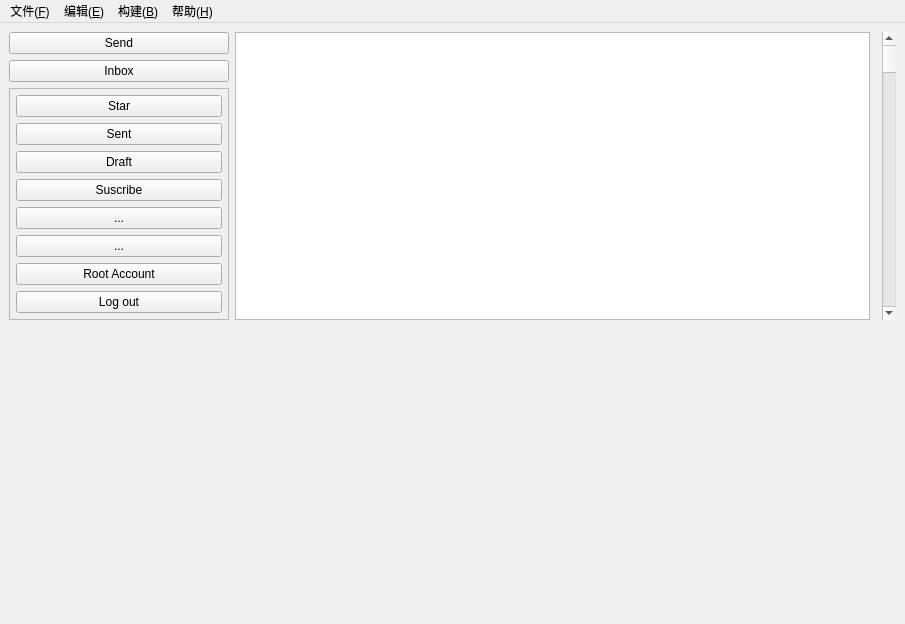
<?xml version="1.0" encoding="UTF-8"?>
<ui version="4.0">
 <class>MainWindow</class>
 <widget class="QMainWindow" name="MainWindow">
  <property name="geometry">
   <rect>
    <x>0</x>
    <y>0</y>
    <width>905</width>
    <height>624</height>
   </rect>
  </property>
  <property name="windowTitle">
   <string>MainWindow</string>
  </property>
  <widget class="QWidget" name="centralwidget">
   <layout class="QGridLayout" name="gridLayout_7">
    <item row="0" column="1" rowspan="2">
     <widget class="QListView" name="listView"/>
    </item>
    <item row="1" column="0">
     <widget class="QFrame" name="frameColor">
      <property name="sizePolicy">
       <sizepolicy hsizetype="Fixed" vsizetype="Preferred">
        <horstretch>0</horstretch>
        <verstretch>0</verstretch>
       </sizepolicy>
      </property>
      <property name="minimumSize">
       <size>
        <width>220</width>
        <height>0</height>
       </size>
      </property>
      <property name="maximumSize">
       <size>
        <width>220</width>
        <height>16777215</height>
       </size>
      </property>
      <property name="frameShape">
       <enum>QFrame::StyledPanel</enum>
      </property>
      <property name="frameShadow">
       <enum>QFrame::Raised</enum>
      </property>
      <layout class="QGridLayout" name="gridLayout_3">
       <property name="leftMargin">
        <number>6</number>
       </property>
       <property name="topMargin">
        <number>6</number>
       </property>
       <property name="rightMargin">
        <number>6</number>
       </property>
       <property name="bottomMargin">
        <number>6</number>
       </property>
       <item row="6" column="0">
        <widget class="QPushButton" name="btnDarkColorEnd">
         <property name="text">
          <string>Root Account</string>
         </property>
        </widget>
       </item>
       <item row="7" column="0">
        <widget class="QPushButton" name="btnHighColor">
         <property name="text">
          <string>Log out</string>
         </property>
        </widget>
       </item>
       <item row="4" column="0">
        <widget class="QPushButton" name="btnNormalColorEnd">
         <property name="text">
          <string>...</string>
         </property>
        </widget>
       </item>
       <item row="1" column="0">
        <widget class="QPushButton" name="btnPanelColor">
         <property name="text">
          <string>Sent</string>
         </property>
        </widget>
       </item>
       <item row="2" column="0">
        <widget class="QPushButton" name="btnBorderColor">
         <property name="text">
          <string>Draft</string>
         </property>
        </widget>
       </item>
       <item row="3" column="0">
        <widget class="QPushButton" name="btnNormalColorStart">
         <property name="text">
          <string>Suscribe</string>
         </property>
        </widget>
       </item>
       <item row="5" column="0">
        <widget class="QPushButton" name="btnDarkColorStart">
         <property name="text">
          <string>...</string>
         </property>
        </widget>
       </item>
       <item row="0" column="0">
        <widget class="QPushButton" name="btnTextColor">
         <property name="text">
          <string>Star</string>
         </property>
        </widget>
       </item>
      </layout>
     </widget>
    </item>
    <item row="0" column="0">
     <layout class="QGridLayout" name="gridLayout">
      <item row="2" column="0">
       <widget class="QPushButton" name="btnOpen">
        <property name="text">
         <string>Inbox</string>
        </property>
       </widget>
      </item>
      <item row="1" column="0">
       <widget class="QPushButton" name="btnNew">
        <property name="text">
         <string>Send</string>
        </property>
       </widget>
      </item>
     </layout>
    </item>
    <item row="0" column="3" rowspan="2">
     <widget class="QScrollBar" name="verticalScrollBar_2">
      <property name="orientation">
       <enum>Qt::Vertical</enum>
      </property>
     </widget>
    </item>
    <item row="3" column="0" colspan="3">
     <widget class="QStackedWidget" name="stackedWidget_2">
      <widget class="QWidget" name="stackedWidgetPage1">
       <layout class="QVBoxLayout" name="verticalLayout"/>
      </widget>
      <widget class="QWidget" name="stackedWidgetPage2">
       <layout class="QHBoxLayout" name="horizontalLayout">
        <item>
         <widget class="QTableWidget" name="tableWidget"/>
        </item>
       </layout>
      </widget>
      <widget class="QWidget" name="stackedWidgetPage3">
       <layout class="QHBoxLayout" name="horizontalLayout_7">
        <item>
         <widget class="QWidget" name="widgetLeft" native="true">
          <property name="minimumSize">
           <size>
            <width>80</width>
            <height>0</height>
           </size>
          </property>
          <layout class="QVBoxLayout" name="verticalLayout_2">
           <property name="spacing">
            <number>0</number>
           </property>
           <property name="leftMargin">
            <number>0</number>
           </property>
           <property name="topMargin">
            <number>0</number>
           </property>
           <property name="rightMargin">
            <number>0</number>
           </property>
           <property name="bottomMargin">
            <number>0</number>
           </property>
           <item>
            <widget class="QPushButton" name="btn1">
             <property name="text">
              <string>菜单1</string>
             </property>
             <property name="checked">
              <bool>false</bool>
             </property>
            </widget>
           </item>
           <item>
            <widget class="QPushButton" name="btn2">
             <property name="text">
              <string>菜单2</string>
             </property>
            </widget>
           </item>
           <item>
            <widget class="QPushButton" name="btn3">
             <property name="text">
              <string>菜单3</string>
             </property>
            </widget>
           </item>
           <item>
            <spacer name="verticalSpacer">
             <property name="orientation">
              <enum>Qt::Vertical</enum>
             </property>
             <property name="sizeHint" stdset="0">
              <size>
               <width>20</width>
               <height>222</height>
              </size>
             </property>
            </spacer>
           </item>
          </layout>
         </widget>
        </item>
        <item>
         <widget class="QStackedWidget" name="stackedWidget">
          <property name="currentIndex">
           <number>0</number>
          </property>
          <widget class="QWidget" name="page1">
           <layout class="QVBoxLayout" name="verticalLayout_4">
            <item>
             <widget class="QWidget" name="widgetTop" native="true">
              <layout class="QHBoxLayout" name="horizontalLayout_2">
               <property name="spacing">
                <number>0</number>
               </property>
               <property name="leftMargin">
                <number>0</number>
               </property>
               <property name="topMargin">
                <number>0</number>
               </property>
               <property name="rightMargin">
                <number>0</number>
               </property>
               <property name="bottomMargin">
                <number>0</number>
               </property>
               <item>
                <widget class="QToolButton" name="tbtn1">
                 <property name="sizePolicy">
                  <sizepolicy hsizetype="Expanding" vsizetype="Expanding">
                   <horstretch>0</horstretch>
                   <verstretch>0</verstretch>
                  </sizepolicy>
                 </property>
                 <property name="text">
                  <string>主界面</string>
                 </property>
                </widget>
               </item>
               <item>
                <widget class="QToolButton" name="tbtn2">
                 <property name="sizePolicy">
                  <sizepolicy hsizetype="Expanding" vsizetype="Expanding">
                   <horstretch>0</horstretch>
                   <verstretch>0</verstretch>
                  </sizepolicy>
                 </property>
                 <property name="text">
                  <string>警情查询</string>
                 </property>
                </widget>
               </item>
               <item>
                <widget class="QToolButton" name="tbtn3">
                 <property name="sizePolicy">
                  <sizepolicy hsizetype="Expanding" vsizetype="Expanding">
                   <horstretch>0</horstretch>
                   <verstretch>0</verstretch>
                  </sizepolicy>
                 </property>
                 <property name="text">
                  <string>系统设置</string>
                 </property>
                </widget>
               </item>
              </layout>
             </widget>
            </item>
            <item>
             <widget class="QWidget" name="widget" native="true">
              <property name="sizePolicy">
               <sizepolicy hsizetype="Preferred" vsizetype="Expanding">
                <horstretch>0</horstretch>
                <verstretch>0</verstretch>
               </sizepolicy>
              </property>
             </widget>
            </item>
            <item>
             <widget class="QWidget" name="widgetBottom" native="true">
              <property name="maximumSize">
               <size>
                <width>16777215</width>
                <height>30</height>
               </size>
              </property>
              <layout class="QHBoxLayout" name="horizontalLayout_3">
               <item>
                <widget class="QLabel" name="lab1">
                 <property name="text">
                  <string>欢迎使用软件</string>
                 </property>
                </widget>
               </item>
               <item>
                <widget class="Line" name="line1">
                 <property name="maximumSize">
                  <size>
                   <width>1</width>
                   <height>16777215</height>
                  </size>
                 </property>
                 <property name="orientation">
                  <enum>Qt::Vertical</enum>
                 </property>
                </widget>
               </item>
               <item>
                <widget class="QLabel" name="lab2">
                 <property name="text">
                  <string>当前用户【admin】</string>
                 </property>
                </widget>
               </item>
               <item>
                <widget class="Line" name="line2">
                 <property name="maximumSize">
                  <size>
                   <width>1</width>
                   <height>16777215</height>
                  </size>
                 </property>
                 <property name="orientation">
                  <enum>Qt::Vertical</enum>
                 </property>
                </widget>
               </item>
               <item>
                <widget class="QLabel" name="lab3">
                 <property name="text">
                  <string>已运行: 0天0时0分0秒</string>
                 </property>
                </widget>
               </item>
               <item>
                <widget class="Line" name="line3">
                 <property name="maximumSize">
                  <size>
                   <width>1</width>
                   <height>16777215</height>
                  </size>
                 </property>
                 <property name="orientation">
                  <enum>Qt::Vertical</enum>
                 </property>
                </widget>
               </item>
               <item>
                <widget class="QLabel" name="lab4">
                 <property name="sizePolicy">
                  <sizepolicy hsizetype="Expanding" vsizetype="Preferred">
                   <horstretch>0</horstretch>
                   <verstretch>0</verstretch>
                  </sizepolicy>
                 </property>
                 <property name="text">
                  <string>当前时间: 2017年12月1日 12:00:00</string>
                 </property>
                </widget>
               </item>
              </layout>
             </widget>
            </item>
           </layout>
          </widget>
          <widget class="QWidget" name="page2"/>
          <widget class="QWidget" name="page3"/>
         </widget>
        </item>
        <item>
         <widget class="QSlider" name="verticalSlider">
          <property name="orientation">
           <enum>Qt::Vertical</enum>
          </property>
         </widget>
        </item>
        <item>
         <widget class="QScrollBar" name="verticalScrollBar">
          <property name="orientation">
           <enum>Qt::Vertical</enum>
          </property>
         </widget>
        </item>
       </layout>
      </widget>
      <widget class="QWidget" name="stackedWidgetPage4">
       <layout class="QHBoxLayout" name="horizontalLayout_4">
        <item>
         <widget class="QTreeWidget" name="treeWidget">
          <column>
           <property name="text">
            <string notr="true">1</string>
           </property>
          </column>
         </widget>
        </item>
        <item>
         <widget class="QListWidget" name="listWidget"/>
        </item>
       </layout>
      </widget>
      <widget class="QWidget" name="stackedWidgetPage5">
       <layout class="QHBoxLayout" name="horizontalLayout_5">
        <item>
         <widget class="QCalendarWidget" name="calendarWidget1"/>
        </item>
        <item>
         <widget class="QCalendarWidget" name="calendarWidget2">
          <property name="gridVisible">
           <bool>true</bool>
          </property>
         </widget>
        </item>
       </layout>
      </widget>
      <widget class="QWidget" name="stackedWidgetPage6">
       <layout class="QHBoxLayout" name="horizontalLayout_6">
        <item>
         <widget class="QTabWidget" name="tabWidget_2">
          <property name="tabPosition">
           <enum>QTabWidget::West</enum>
          </property>
          <property name="currentIndex">
           <number>2</number>
          </property>
          <widget class="QWidget" name="tab">
           <attribute name="title">
            <string>效果预览</string>
           </attribute>
          </widget>
          <widget class="QWidget" name="tab_7">
           <attribute name="title">
            <string>效果预览</string>
           </attribute>
          </widget>
          <widget class="QWidget" name="tab_2">
           <attribute name="title">
            <string>效果预览</string>
           </attribute>
          </widget>
         </widget>
        </item>
        <item>
         <widget class="QTabWidget" name="tabWidget_3">
          <property name="tabPosition">
           <enum>QTabWidget::South</enum>
          </property>
          <property name="currentIndex">
           <number>0</number>
          </property>
          <widget class="QWidget" name="tab_3">
           <attribute name="title">
            <string>效果预览</string>
           </attribute>
          </widget>
          <widget class="QWidget" name="tab_8">
           <attribute name="title">
            <string>效果预览</string>
           </attribute>
          </widget>
          <widget class="QWidget" name="tab_4">
           <attribute name="title">
            <string>效果预览</string>
           </attribute>
          </widget>
         </widget>
        </item>
        <item>
         <widget class="QTabWidget" name="tabWidget_4">
          <property name="tabPosition">
           <enum>QTabWidget::East</enum>
          </property>
          <property name="currentIndex">
           <number>2</number>
          </property>
          <widget class="QWidget" name="tab_5">
           <attribute name="title">
            <string>效果预览</string>
           </attribute>
          </widget>
          <widget class="QWidget" name="tab_9">
           <attribute name="title">
            <string>效果预览</string>
           </attribute>
          </widget>
          <widget class="QWidget" name="tab_6">
           <attribute name="title">
            <string>效果预览</string>
           </attribute>
          </widget>
         </widget>
        </item>
       </layout>
      </widget>
      <widget class="QWidget" name="stackedWidgetPage7">
       <layout class="QVBoxLayout" name="verticalLayout_3">
        <property name="leftMargin">
         <number>3</number>
        </property>
        <property name="topMargin">
         <number>3</number>
        </property>
        <property name="rightMargin">
         <number>3</number>
        </property>
        <property name="bottomMargin">
         <number>3</number>
        </property>
        <item>
         <widget class="QWidget" name="widgetPanel" native="true"/>
        </item>
       </layout>
      </widget>
      <widget class="QWidget" name="stackedWidgetPage8">
       <layout class="QVBoxLayout" name="verticalLayout_5">
        <property name="leftMargin">
         <number>3</number>
        </property>
        <property name="topMargin">
         <number>3</number>
        </property>
        <property name="rightMargin">
         <number>3</number>
        </property>
        <property name="bottomMargin">
         <number>3</number>
        </property>
        <item>
         <widget class="QWidget" name="widgetFontPanel" native="true"/>
        </item>
       </layout>
      </widget>
      <widget class="QWidget" name="stackedWidgetPage9">
       <layout class="QGridLayout" name="gridLayout_4">
        <item row="0" column="0">
         <widget class="QPushButton" name="btnUIDemo1">
          <property name="sizePolicy">
           <sizepolicy hsizetype="Minimum" vsizetype="Expanding">
            <horstretch>0</horstretch>
            <verstretch>0</verstretch>
           </sizepolicy>
          </property>
          <property name="text">
           <string>界面1</string>
          </property>
         </widget>
        </item>
        <item row="0" column="1">
         <widget class="QPushButton" name="btnUIDemo2">
          <property name="sizePolicy">
           <sizepolicy hsizetype="Minimum" vsizetype="Expanding">
            <horstretch>0</horstretch>
            <verstretch>0</verstretch>
           </sizepolicy>
          </property>
          <property name="text">
           <string>界面2</string>
          </property>
         </widget>
        </item>
        <item row="0" column="2">
         <widget class="QPushButton" name="btnUIDemo3">
          <property name="sizePolicy">
           <sizepolicy hsizetype="Minimum" vsizetype="Expanding">
            <horstretch>0</horstretch>
            <verstretch>0</verstretch>
           </sizepolicy>
          </property>
          <property name="text">
           <string>界面3</string>
          </property>
         </widget>
        </item>
        <item row="0" column="3">
         <widget class="QPushButton" name="btnUIDemo4">
          <property name="sizePolicy">
           <sizepolicy hsizetype="Minimum" vsizetype="Expanding">
            <horstretch>0</horstretch>
            <verstretch>0</verstretch>
           </sizepolicy>
          </property>
          <property name="text">
           <string>界面4</string>
          </property>
         </widget>
        </item>
        <item row="1" column="0">
         <widget class="QPushButton" name="btnUIDemo5">
          <property name="sizePolicy">
           <sizepolicy hsizetype="Minimum" vsizetype="Expanding">
            <horstretch>0</horstretch>
            <verstretch>0</verstretch>
           </sizepolicy>
          </property>
          <property name="text">
           <string>界面5</string>
          </property>
         </widget>
        </item>
        <item row="1" column="1">
         <widget class="QPushButton" name="btnUIDemo6">
          <property name="sizePolicy">
           <sizepolicy hsizetype="Minimum" vsizetype="Expanding">
            <horstretch>0</horstretch>
            <verstretch>0</verstretch>
           </sizepolicy>
          </property>
          <property name="text">
           <string>界面6</string>
          </property>
         </widget>
        </item>
        <item row="1" column="2">
         <widget class="QPushButton" name="btnUIDemo7">
          <property name="sizePolicy">
           <sizepolicy hsizetype="Minimum" vsizetype="Expanding">
            <horstretch>0</horstretch>
            <verstretch>0</verstretch>
           </sizepolicy>
          </property>
          <property name="text">
           <string>界面7</string>
          </property>
         </widget>
        </item>
        <item row="1" column="3">
         <widget class="QPushButton" name="btnUIDemo8">
          <property name="sizePolicy">
           <sizepolicy hsizetype="Minimum" vsizetype="Expanding">
            <horstretch>0</horstretch>
            <verstretch>0</verstretch>
           </sizepolicy>
          </property>
          <property name="text">
           <string>界面8</string>
          </property>
         </widget>
        </item>
       </layout>
      </widget>
      <widget class="QWidget" name="stackedWidgetPage10">
       <layout class="QVBoxLayout" name="verticalLayout_6">
        <item>
         <widget class="QWidget" name="widgetVideo" native="true">
          <layout class="QGridLayout" name="gridLayout_5">
           <property name="leftMargin">
            <number>0</number>
           </property>
           <property name="topMargin">
            <number>0</number>
           </property>
           <property name="rightMargin">
            <number>0</number>
           </property>
           <property name="bottomMargin">
            <number>0</number>
           </property>
           <item row="0" column="0">
            <widget class="QLabel" name="labCh1">
             <property name="text">
              <string>通道1</string>
             </property>
             <property name="alignment">
              <set>Qt::AlignCenter</set>
             </property>
            </widget>
           </item>
           <item row="0" column="1">
            <widget class="QLabel" name="labCh2">
             <property name="text">
              <string>通道2</string>
             </property>
             <property name="alignment">
              <set>Qt::AlignCenter</set>
             </property>
            </widget>
           </item>
           <item row="0" column="2">
            <widget class="QLabel" name="labCh3">
             <property name="text">
              <string>通道3</string>
             </property>
             <property name="alignment">
              <set>Qt::AlignCenter</set>
             </property>
            </widget>
           </item>
           <item row="0" column="3">
            <widget class="QLabel" name="labCh4">
             <property name="text">
              <string>通道4</string>
             </property>
             <property name="alignment">
              <set>Qt::AlignCenter</set>
             </property>
            </widget>
           </item>
           <item row="0" column="4">
            <widget class="QLabel" name="labCh5">
             <property name="text">
              <string>通道5</string>
             </property>
             <property name="alignment">
              <set>Qt::AlignCenter</set>
             </property>
            </widget>
           </item>
           <item row="1" column="0">
            <widget class="QLabel" name="labCh6">
             <property name="text">
              <string>通道6</string>
             </property>
             <property name="alignment">
              <set>Qt::AlignCenter</set>
             </property>
            </widget>
           </item>
           <item row="1" column="1">
            <widget class="QLabel" name="labCh7">
             <property name="text">
              <string>通道7</string>
             </property>
             <property name="alignment">
              <set>Qt::AlignCenter</set>
             </property>
            </widget>
           </item>
           <item row="1" column="2">
            <widget class="QLabel" name="labCh8">
             <property name="text">
              <string>通道8</string>
             </property>
             <property name="alignment">
              <set>Qt::AlignCenter</set>
             </property>
            </widget>
           </item>
           <item row="1" column="3">
            <widget class="QLabel" name="labCh9">
             <property name="text">
              <string>通道9</string>
             </property>
             <property name="alignment">
              <set>Qt::AlignCenter</set>
             </property>
            </widget>
           </item>
           <item row="1" column="4">
            <widget class="QLabel" name="labCh10">
             <property name="text">
              <string>通道10</string>
             </property>
             <property name="alignment">
              <set>Qt::AlignCenter</set>
             </property>
            </widget>
           </item>
          </layout>
         </widget>
        </item>
       </layout>
      </widget>
     </widget>
    </item>
   </layout>
  </widget>
  <widget class="QMenuBar" name="menubar">
   <property name="geometry">
    <rect>
     <x>0</x>
     <y>0</y>
     <width>905</width>
     <height>22</height>
    </rect>
   </property>
   <widget class="QMenu" name="menu_F">
    <property name="title">
     <string>文件(&amp;F)</string>
    </property>
    <addaction name="action"/>
    <addaction name="action_O"/>
    <addaction name="separator"/>
    <addaction name="action_S"/>
    <addaction name="action_C"/>
   </widget>
   <widget class="QMenu" name="menu_E">
    <property name="title">
     <string>编辑(&amp;E)</string>
    </property>
    <addaction name="action_X"/>
    <addaction name="action_C_2"/>
    <addaction name="action_V"/>
   </widget>
   <widget class="QMenu" name="menu_B">
    <property name="title">
     <string>构建(&amp;B)</string>
    </property>
    <addaction name="actionGouj"/>
   </widget>
   <widget class="QMenu" name="menu_H">
    <property name="title">
     <string>帮助(&amp;H)</string>
    </property>
    <addaction name="action_T"/>
    <addaction name="action_A"/>
   </widget>
   <addaction name="menu_F"/>
   <addaction name="menu_E"/>
   <addaction name="menu_B"/>
   <addaction name="menu_H"/>
  </widget>
  <action name="action">
   <property name="text">
    <string>新建文件(&amp;N)</string>
   </property>
  </action>
  <action name="action_O">
   <property name="text">
    <string>打开文件(&amp;O)</string>
   </property>
  </action>
  <action name="action_S">
   <property name="text">
    <string>保存文件(&amp;S) </string>
   </property>
  </action>
  <action name="action_C">
   <property name="text">
    <string>关闭退出(&amp;C)</string>
   </property>
  </action>
  <action name="action_X">
   <property name="text">
    <string>剪切(&amp;X) </string>
   </property>
  </action>
  <action name="action_C_2">
   <property name="text">
    <string>复制(&amp;C)</string>
   </property>
  </action>
  <action name="action_V">
   <property name="text">
    <string>粘贴(&amp;V)</string>
   </property>
  </action>
  <action name="actionGouj">
   <property name="text">
    <string>构建项目(&amp;B)</string>
   </property>
  </action>
  <action name="action_T">
   <property name="text">
    <string>帮助文档(&amp;T)</string>
   </property>
  </action>
  <action name="action_A">
   <property name="text">
    <string>关于(&amp;A)</string>
   </property>
  </action>
 </widget>
 <resources/>
 <connections>
  <connection>
   <sender>btnNew</sender>
   <signal>clicked()</signal>
   <receiver>MainWindow</receiver>
   <slot>MainClickedSend()</slot>
   <hints>
    <hint type="sourcelabel">
     <x>111</x>
     <y>51</y>
    </hint>
    <hint type="destinationlabel">
     <x>228</x>
     <y>271</y>
    </hint>
   </hints>
  </connection>
  <connection>
   <sender>btnHighColor</sender>
   <signal>clicked()</signal>
   <receiver>MainWindow</receiver>
   <slot>MainClickedLogout()</slot>
   <hints>
    <hint type="sourcelabel">
     <x>110</x>
     <y>375</y>
    </hint>
    <hint type="destinationlabel">
     <x>234</x>
     <y>356</y>
    </hint>
   </hints>
  </connection>
  <connection>
   <sender>btnDarkColorEnd</sender>
   <signal>clicked()</signal>
   <receiver>MainWindow</receiver>
   <slot>MainClickedRoot()</slot>
   <hints>
    <hint type="sourcelabel">
     <x>197</x>
     <y>344</y>
    </hint>
    <hint type="destinationlabel">
     <x>232</x>
     <y>328</y>
    </hint>
   </hints>
  </connection>
  <connection>
   <sender>btnOpen</sender>
   <signal>clicked()</signal>
   <receiver>MainWindow</receiver>
   <slot>MainClickedInbox()</slot>
   <hints>
    <hint type="sourcelabel">
     <x>192</x>
     <y>84</y>
    </hint>
    <hint type="destinationlabel">
     <x>269</x>
     <y>112</y>
    </hint>
   </hints>
  </connection>
  <connection>
   <sender>listView</sender>
   <signal>doubleClicked(QModelIndex)</signal>
   <receiver>MainWindow</receiver>
   <slot>MainClickedIndex(QModelIndex)</slot>
   <hints>
    <hint type="sourcelabel">
     <x>363</x>
     <y>142</y>
    </hint>
    <hint type="destinationlabel">
     <x>273</x>
     <y>-19</y>
    </hint>
   </hints>
  </connection>
 </connections>
 <slots>
  <slot>getSigFromMainClickedSend()</slot>
  <slot>getSigFromMainClickedLog()</slot>
  <slot>getSigFromMainClickedManager()</slot>
  <slot>getSigFromMainClickedGet()</slot>
  <slot>MainClickedSend()</slot>
  <slot>MainClickedInbox()</slot>
  <slot>MainClickedLogout()</slot>
  <slot>MainClickedRoot()</slot>
  <slot>MainClickedIndex(QModelIndex)</slot>
 </slots>
</ui>
